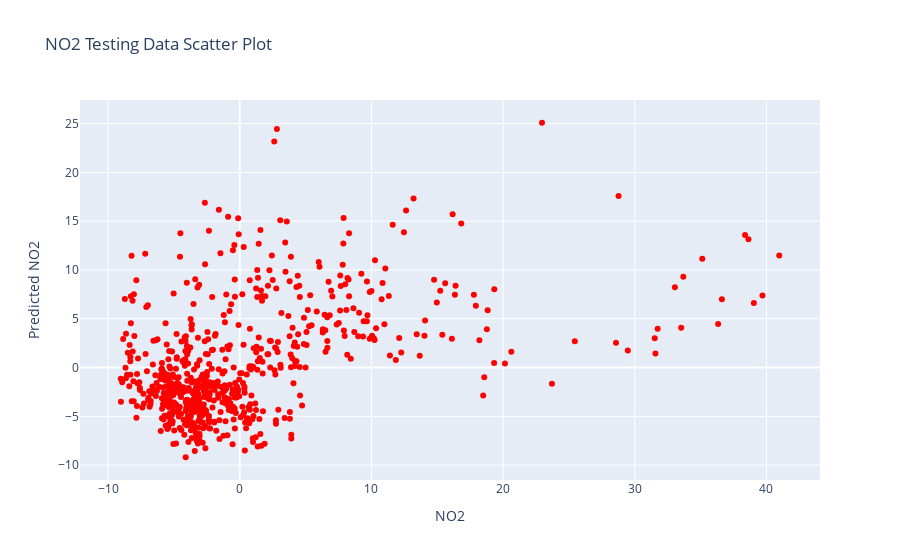

The notebook cell this image was saved under:
### Code cell
#NO2: Making predictions using testing data and plotting for testing data
y_pred_testNO2 = lr.predict(X_testNO2)
y_pred_testNO2 = pd.DataFrame(y_pred_testNO2, columns = ['Predicted NO2'])
testing_pred_vs_gtNO2 = pd.concat([y_pred_testNO2, y_testNO2.reset_index()], axis = 1)
fig = px.scatter(testing_pred_vs_gtNO2, x="NO2", y="Predicted NO2",color_discrete_sequence = ['red'], 
                 title = 'NO2 Testing Data Scatter Plot')
fig.show()

### Figure 1 — Plotly figure (JSON) as saved in the notebook; plotly's stock layout.template omitted (floating-point values rounded to 4 significant figures; data arrays with more than 128 entries replaced by an {"elided": "..."} marker saying what was removed)
{"data": [{"hovertemplate": "NO2=%{x}<br>Predicted NO2=%{y}<extra></extra>", "legendgroup": "", "marker": {"color": "red", "symbol": "circle"}, "mode": "markers", "name": "", "orientation": "v", "showlegend": false, "type": "scatter", "x": {"elided": "708 float values"}, "xaxis": "x", "y": {"elided": "708 float values"}, "yaxis": "y"}], "layout": {"legend": {"tracegroupgap": 0}, "title": {"text": "NO2 Testing Data Scatter Plot"}, "xaxis": {"anchor": "y", "domain": [0, 1], "title": {"text": "NO2"}}, "yaxis": {"anchor": "x", "domain": [0, 1], "title": {"text": "Predicted NO2"}}}}
